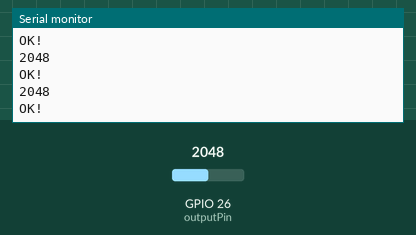
The sketch below on a simulated ESP32. On the bench: the last lines printed to the serial monitor. Inputs (shaded band) come from the test bench; at power-on: GPIO 26 (outputPin) = 2048. WiFi joins after 1.5 s; servers stay silent unless stated; no MQTT or app messages arrive unless stated.

Above: at 2.7 s.
2.8 s: GPIO 26 (outputPin) set to 2866
At 3.26 s:
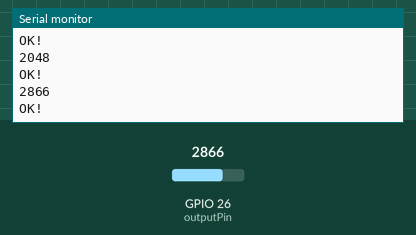
4.3 s: GPIO 26 (outputPin) set to 3603
At 4.76 s:
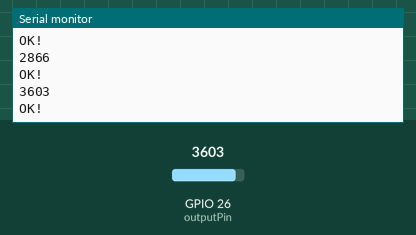
Timing chart, 0 to 7.3 s (numbered marks = the images above; inputs shaded):
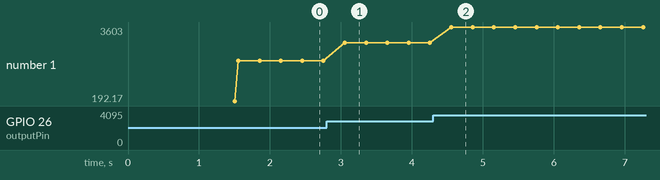

Measured:
- after the input at 2.8 s, the serial monitor: prints a new line after 0.25 s (image 1)
- after the input at 4.3 s, the serial monitor: prints a new line after 0.26 s (image 2)
- plotted number 1: 2048 → 2866 after the input at 2.8 s, 2866 → 3603 after the input at 4.3 s

The sketch:

ECG_Adafruit.ino
```cpp
#include <stdint.h>
#include <Wire.h>
#include <WiFi.h>
#include "Adafruit_MQTT.h"
#include "Adafruit_MQTT_Client.h"

#define WLAN_SSID          "Galaxy A50sBEA5"                      /* Wifi SSID */
#define WLAN_PASS        "NarayanSharma@1986$"                    /* Wifi Password */
#define AIO_UPDATE_RATE_SEC 5
#define AIO_SERVER        "io.adafruit.com"
#define AIO_SERVERPORT  1883
#define AIO_USERNAME "mohansir"
#define AIO_KEY  "aio_sqFw918rT49mgSD83tgfVrPg1Rpb"

TaskHandle_t mqttPubTaskHld = NULL;

WiFiClient client;
Adafruit_MQTT_Client mqtt(&client, AIO_SERVER, AIO_SERVERPORT, AIO_USERNAME, AIO_KEY);
// Notice MQTT paths for AIO follow the form: <username>/feeds/<feedname>
Adafruit_MQTT_Publish ecgPubHndle = Adafruit_MQTT_Publish(&mqtt, AIO_USERNAME "/feeds/Heart_Rate");

/* ESP32 Analog pin connected to the output of the AD8232 ECG Sensor*/
const int outputPin = 26;
/******************************************** MQTT Connect Function *******************************************************/
/* Function to connect and reconnect as necessary to the MQTT server.*/
void MQTT_connect() {
  int8_t ret;
  if (mqtt.connected()) {
                return;
  }
  Serial.print("Connecting to MQTT... ");
  uint8_t retries = 3;
  while ((ret = mqtt.connect()) != 0) {
                Serial.println(mqtt.connectErrorString(ret));
                Serial.println("Retrying MQTT connection in 5 seconds...");
                mqtt.disconnect();
                delay(5000);
                retries--;
                if (retries == 0) {
                while (1);
                }
  }
  Serial.println("MQTT Connected!");
}

void setup() {
  // put your setup code here, to run once:
  Serial.begin(115200);

  WiFi.begin(WLAN_SSID, WLAN_PASS);
  while (WiFi.status() != WL_CONNECTED) {
                delay(500);
                Serial.print(".");
  }
  Serial.println();
  Serial.println("WiFi connected");
  Serial.println("IP address: ");
  Serial.println(WiFi.localIP());

}

void loop() {

  int ecg_val = 0;
  // put your main code here, to run repeatedly:
  MQTT_connect();

  /* Read ECG Val */
  ecg_val = analogRead(outputPin);
  Serial.println(ecg_val);
  if (!ecgPubHndle.publish(ecg_val)) {
 Serial.println(F("Failed"));
 }
 else {
 Serial.println(F("OK!"));
 }
 delay(300);
}
```
